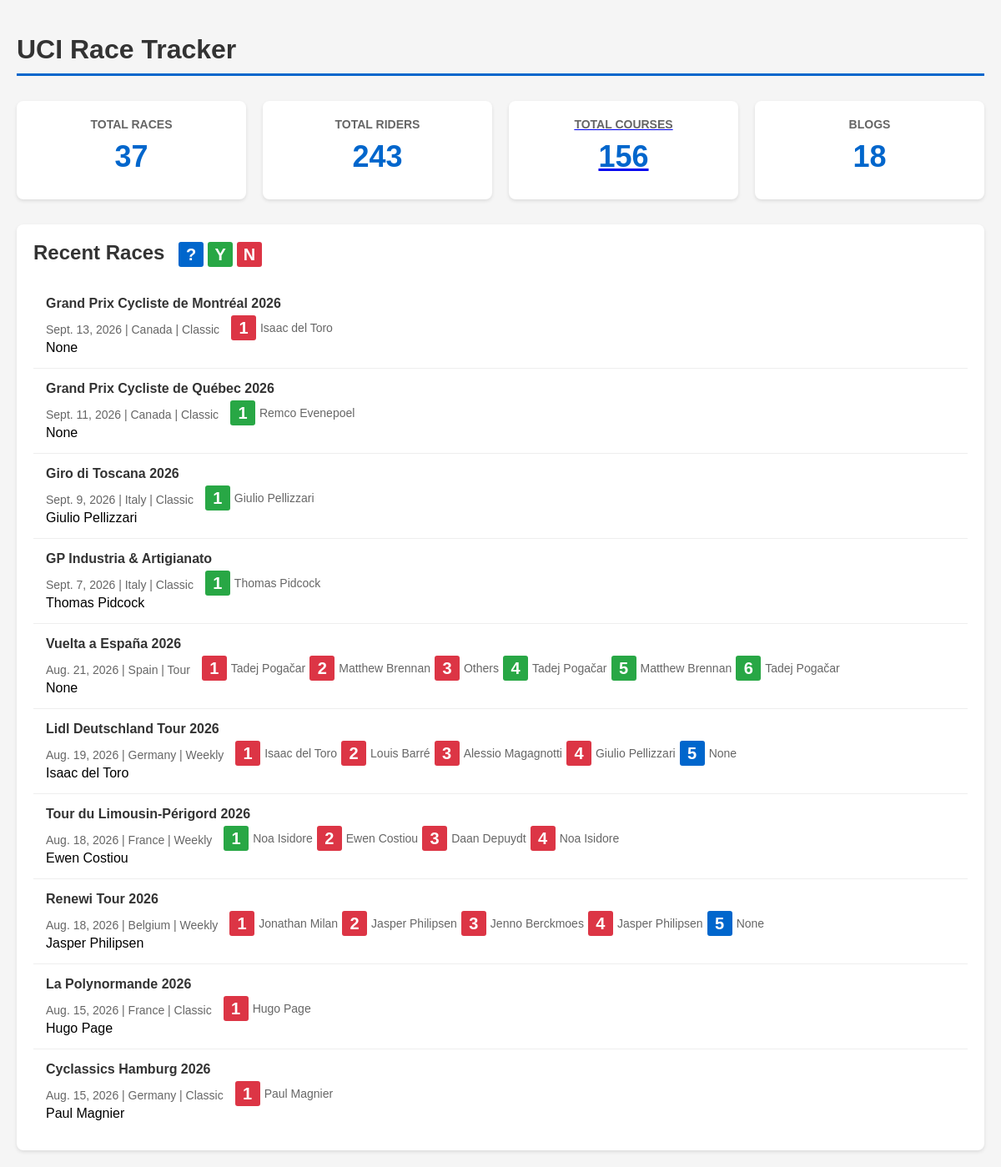
The page / on the database its author committed.
### uci/models/race.py (models this page shows, shortened)
class Race(models.Model):
    CATEGORY_CHOICES = [
        ('classic', 'Classic'),
        ('high_mountain', 'High Mountain'),
        ('flat', 'Flat'),
        ('tour', 'Tour'),
        ('weekly', 'Weekly'),
    ]
    name = models.CharField(max_length=200)
    date = models.DateField(null=True, blank=True)
    location = models.CharField(max_length=200)
    category = models.CharField(max_length=50, choices=CATEGORY_CHOICES, default='classic')
    winner = models.ForeignKey(Rider, on_delete=models.CASCADE, null=True, blank=True, related_name='race_winner')
    predict_winner = models.ForeignKey(Rider, on_delete=models.CASCADE, null=True, blank=True, related_name='race_predict_winner')
    one_day_race = models.BooleanField(default=False)
    note = models.TextField(null=True, blank=True)
    class Meta:
        ordering = ['-date']

### uci/models/course.py (models this page shows, shortened)
class Course(models.Model):
    DEFAULT_BET_AMOUNT = Decimal('1')
    race = models.ForeignKey(Race, on_delete=models.CASCADE, related_name='courses')
    name = models.CharField(max_length=200)
    start = models.CharField(max_length=120, null=True, blank=True)
    end = models.CharField(max_length=120, null=True, blank=True)
    distance_km = models.DecimalField(max_digits=6, decimal_places=2, null=True, blank=True)
    elevation_gain_m = models.IntegerField(null=True, blank=True)
    note = models.TextField(max_length=500, null=True, blank=True)
    key_point = models.JSONField(null=True, blank=True, default=list)
    profile_score = models.IntegerField(null=True, blank=True)
    profile_score_20k = models.IntegerField(null=True, blank=True)
    winner = models.ForeignKey(Rider, on_delete=models.CASCADE, null=True, blank=True, related_name='course_winner')
    predict_winner = models.ForeignKey(Rider, on_delete=models.CASCADE, null=True, blank=True, related_name='course_predict_winner')
    pre_analysis = models.TextField(max_length=500, null=True, blank=True)
    course_url = models.URLField(null=True, blank=True)
    is_won_by_breakaway = models.BooleanField(default=False)
    bingo_rate = models.DecimalField(max_digits=6, decimal_places=2, null=True, blank=True)
    settled = models.BooleanField(default=False)
    def __init__(self, *args, **kwargs):
        super().__init__(*args, **kwargs)
        self.__original_predict_winner_id = self.predict_winner_id
    @property
    def bingo(self):
        return self.predict_winner == self.winner and self.winner is not None

### uci/models/rider.py (models this page shows, shortened)
class Rider(models.Model):
    FORM_TREND_CHOICES = [
        ('high', '↑'),
        ('increase', '↗'),
        ('normal', '→'),
        ('decrease', '↘'),
        ('low', '↓'),
    ]
    FORM_TO_TREND = {1: 'low', 2: 'decrease', 3: 'normal', 4: 'increase', 5: 'high'}
    SCORE_VALIDATORS = [MinValueValidator(1), MaxValueValidator(100)]
    name = models.CharField(max_length=100, unique=True)
    nationality = models.CharField(max_length=100, null=True, blank=True)
    date_of_birth = models.DateField(null=True, blank=True)
    note = models.TextField(max_length=500, null=True, blank=True)
    form = models.IntegerField(validators=[MinValueValidator(1), MaxValueValidator(5)], null=True, blank=True)
    form_trend = models.CharField(max_length=10, choices=FORM_TREND_CHOICES, null=True, blank=True, default='normal')
    breakaway = models.BooleanField(default=False)
    breakaway_note = models.CharField(max_length=100, null=True, blank=True)
    score_climb = models.IntegerField(null=True, blank=True, default=1, validators=SCORE_VALIDATORS)
    score_wave = models.IntegerField(null=True, blank=True, default=1, validators=SCORE_VALIDATORS)
    score_punch = models.IntegerField(null=True, blank=True, default=1, validators=SCORE_VALIDATORS)
    score_tt = models.IntegerField(null=True, blank=True, default=1, validators=SCORE_VALIDATORS)
    score_sprint = models.IntegerField(null=True, blank=True, default=1, validators=SCORE_VALIDATORS)
    score_steep = models.IntegerField(null=True, blank=True, default=1, validators=SCORE_VALIDATORS)
    limit_distance = models.FloatField(null=True, blank=True, default=10)
    limit_slope = models.FloatField(null=True, blank=True, default=10)
    form_history_cache = models.JSONField(default=list, blank=True)
    FORM_HISTORY_CACHE_MAX = 10
    class Meta:
        ordering = ['name']  # for admin
    def __str__(self):
        return f"{self.name}"

### uci/views.py (the view)
# urls.py: path('', views.index, name='index'),
def index(request):
    races = Race.objects.all()
    riders = Rider.objects.all()
    courses = Course.objects.all()
    context = {
        'total_races': races.count(),
        'total_riders': riders.count(),
        'total_courses': courses.count(),
        'total_blogs': Blog.objects.all().count(),
        'recent_races': races.order_by('-date')[:10],
    }
    return render(request, 'uci/index.html', context)

### uci/templates/uci/index.html (shortened to what this page needs)
<!DOCTYPE html>
<html lang="en">
<head>
</head>
<body>
    <h1>UCI Race Tracker</h1>
    <div class="stats">
        <div class="stat-card">
            <h3>Total Races</h3>
            <div class="number">{{ total_races }}</div>
        </div>
        <div class="stat-card">
            <h3>Total Riders</h3>
            <div class="number">{{ total_riders }}</div>
        </div>
        <div class="stat-card">
            <a href="{% url 'uci:course_list' %}">
                <h3>Total Courses</h3>
                <div class="number">{{ total_courses }}</div>
            </a>
        </div>
        <div class="stat-card">
            <h3>Blogs</h3>
            <div class="number">{{ total_blogs }}</div>
        </div>
    </div>
    <div class="recent-races">
        <h2>Recent Races
            <span class="legend">
                <span class="course-icon blue" title="Not started">?</span>
                <span class="course-icon green" title="Bingo">Y</span>
                <span class="course-icon red" title="Wrong prediction">N</span>
            </span>
        </h2>
        {% if recent_races %}
            {% for race in recent_races %}
                <div class="race-item">
                    <div class="race-name">{{ race.name }}</div>
                    <div class="race-details">
                        {{ race.date }} | {{ race.location }} | {{ race.get_category_display }}
                        {% if race.courses.all %}
                            <span class="course-icons">
                                {% for course in race.courses.all|slice:"6" %}
                                    <a href="{% url 'uci:course_detail' course.pk %}"><span class="course-icon {% if not course.winner %}blue{% elif course.bingo %}green{% else %}red{% endif %}" title="{{ course.name }}">{{ forloop.counter }}</span></a>
                                    <span class="course-winner">{{ course.winner }}</span>
                                {% endfor %}
                            </span>
                        {% endif %}
                    </div>
                    <div class="race-winner">
                        {{ race.winner }}
                    </div>
                </div>
            {% endfor %}
        {% else %}
            <div class="no-data">No races found. Add some races in the admin panel!</div>
        {% endif %}
    </div>
</body>
</html>

### uci/templates/uci/index.html (style rules this page uses)
body { font-family: Arial, sans-serif; max-width: 1200px; margin: 0 auto; padding: 20px; background-color: #f5f5f5; }
h1 { color: #333; border-bottom: 3px solid #0066cc; padding-bottom: 10px; }
.stats { display: flex; gap: 20px; margin: 30px 0; }
.stat-card { background: white; padding: 20px; border-radius: 8px; box-shadow: 0 2px 4px rgba(0,0,0,0.1); flex: 1; text-align: center; }
.stat-card h3 { margin: 0; color: #666; font-size: 14px; text-transform: uppercase; }
.stat-card .number { font-size: 36px; font-weight: bold; color: #0066cc; margin: 10px 0; }
.recent-races { background: white; padding: 20px; border-radius: 8px; box-shadow: 0 2px 4px rgba(0,0,0,0.1); margin-top: 30px; }
.recent-races h2 { margin-top: 0; color: #333; }
.race-item { padding: 15px; border-bottom: 1px solid #eee; }
.race-item:last-child { border-bottom: none; }
.race-name { font-weight: bold; color: #333; font-size: 16px; }
.race-details { color: #666; font-size: 14px; margin-top: 5px; }
.course-icons { display: inline-flex; gap: 5px; margin-left: 10px; }
.course-icon { display: inline-block; width: 30px; height: 30px; border-radius: 3px; font-size: 20px; color: white; text-align: center; line-height: 30px; font-weight: bold; cursor: pointer; position: relative; }
.course-icon.blue { background-color: #0066cc; }
.course-icon.green { background-color: #28a745; }
.course-icon.red { background-color: #dc3545; }
.legend { display: inline-flex; gap: 5px; margin-left: 10px; vertical-align: middle; font-size: 14px; }
.course-winner { height: 30px; line-height: 30px; }

### rows shown on the page
Race: name "Grand Prix Cycliste de Montréal 2026", date "Sept. 13, 2026", location "Canada", category "Classic", winner "None"
Course: winner "Isaac del Toro"
Race: name "Grand Prix Cycliste de Québec 2026", date "Sept. 11, 2026", location "Canada", category "Classic", winner "None"
Course: winner "Remco Evenepoel"
Race: name "Giro di Toscana 2026", date "Sept. 9, 2026", location "Italy", category "Classic", winner "Giulio Pellizzari"
Course: winner "Giulio Pellizzari"
Race: name "GP Industria & Artigianato", date "Sept. 7, 2026", location "Italy", category "Classic", winner "Thomas Pidcock"
Course: winner "Thomas Pidcock"
Race: name "Vuelta a España 2026", date "Aug. 21, 2026", location "Spain", category "Tour", winner "None"
Course: winner "Tadej Pogačar"
Course: winner "Matthew Brennan"
Course: winner "Others"
Course: winner "Tadej Pogačar"
Course: winner "Matthew Brennan"
Course: winner "Tadej Pogačar"
Race: name "Lidl Deutschland Tour 2026", date "Aug. 19, 2026", location "Germany", category "Weekly", winner "Isaac del Toro"
Course: winner "Isaac del Toro"
Course: winner "Louis Barré"
Course: winner "Alessio Magagnotti"
Course: winner "Giulio Pellizzari"
Course: winner "None"
Race: name "Tour du Limousin-Périgord 2026", date "Aug. 18, 2026", location "France", category "Weekly", winner "Ewen Costiou"
Course: winner "Noa Isidore"
Course: winner "Ewen Costiou"
Course: winner "Daan Depuydt"
Course: winner "Noa Isidore"
Race: name "Renewi Tour 2026", date "Aug. 18, 2026", location "Belgium", category "Weekly", winner "Jasper Philipsen"
Course: winner "Jonathan Milan"
Course: winner "Jasper Philipsen"
Course: winner "Jenno Berckmoes"
Course: winner "Jasper Philipsen"
Course: winner "None"
Race: name "La Polynormande 2026", date "Aug. 15, 2026", location "France", category "Classic", winner "Hugo Page"
Course: winner "Hugo Page"
Race: name "Cyclassics Hamburg 2026", date "Aug. 15, 2026", location "Germany", category "Classic", winner "Paul Magnier"
Course: winner "Paul Magnier"

### other values the page prints
{{ total_races }} "37"
{{ total_riders }} "243"
{{ total_courses }} "156"
{{ total_blogs }} "18"
